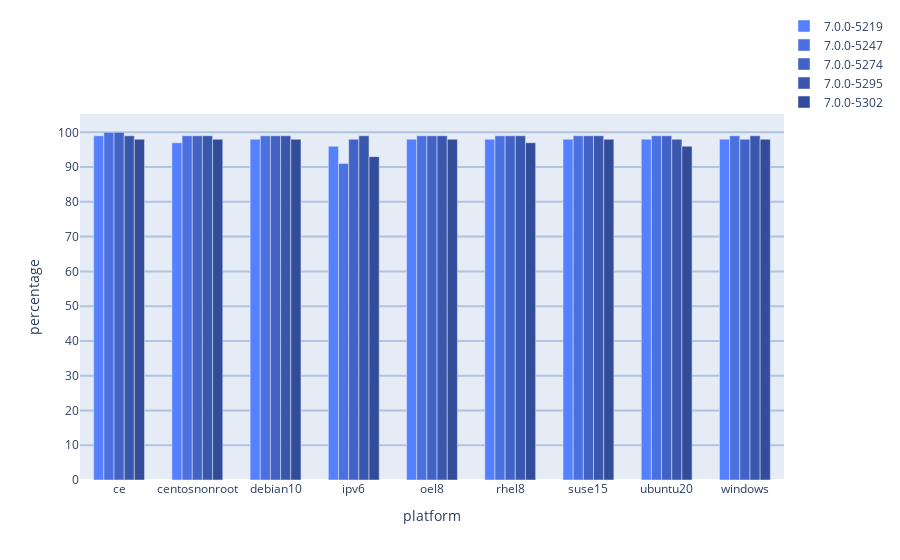

This figure's notebook cell:
### Code cell
query_last_weekly_build = f'SELECT raw `build` FROM server WHERE `build` <= $version AND `build` > "{release}" GROUP BY `build` HAVING sum(totalCount) > 10000 ORDER BY `build` DESC LIMIT { limit }'
query_pct = 'SELECT a.`build` as `build`, ROUND((SUM(CASE WHEN a.platform = "rhel8" THEN a.totalCount END)-SUM(CASE WHEN a.platform = "rhel8" THEN a.failCount END))/SUM(CASE WHEN a.platform = "rhel8" THEN a.totalCount END)*100,0) AS `rhel8`, ROUND((SUM(CASE WHEN a.platform = "centosnonroot" THEN a.totalCount END)-SUM(CASE WHEN a.platform = "centosnonroot" THEN a.failCount END))/SUM(CASE WHEN a.platform = "centosnonroot" THEN a.totalCount END)*100,0) AS `centosnonroot`, ROUND((SUM(CASE WHEN a.platform = "debian10" THEN a.totalCount END)-SUM(CASE WHEN a.platform = "debian10" THEN a.failCount END))/SUM(CASE WHEN a.platform = "debian10" THEN a.totalCount END)*100,0) AS `debian10`, ROUND((SUM(CASE WHEN a.platform = "ubuntu20" THEN a.totalCount END)-SUM(CASE WHEN a.platform = "ubuntu20" THEN a.failCount END))/SUM(CASE WHEN a.platform = "ubuntu20" THEN a.totalCount END)*100,0) AS `ubuntu20`, ROUND((SUM(CASE WHEN a.platform = "suse15" THEN a.totalCount END)-SUM(CASE WHEN a.platform = "suse15" THEN a.failCount END))/SUM(CASE WHEN a.platform = "suse15" THEN a.totalCount END)*100,0) AS `suse15`, ROUND((SUM(CASE WHEN a.platform = "oel8" THEN a.totalCount END)-SUM(CASE WHEN a.platform = "oel8" THEN a.failCount END))/SUM(CASE WHEN a.platform = "oel8" THEN a.totalCount END)*100,0) AS `oel8`, ROUND((SUM(CASE WHEN a.platform = "windows" THEN a.totalCount END)-SUM(CASE WHEN a.platform = "windows" THEN a.failCount END))/SUM(CASE WHEN a.platform = "windows" THEN a.totalCount END)*100,0) AS `windows`, ROUND((SUM(CASE WHEN a.platform = "ipv6" THEN a.totalCount END)-SUM(CASE WHEN a.platform = "ipv6" THEN a.failCount END))/SUM(CASE WHEN a.platform = "ipv6" THEN a.totalCount END)*100,0) AS `ipv6`, ROUND((SUM(CASE WHEN a.platform = "centos" THEN a.totalCount END)-SUM(CASE WHEN a.platform = "centos" THEN a.failCount END))/SUM(CASE WHEN a.platform = "centos" THEN a.totalCount END)*100,0) AS `ce` FROM ( SELECT `build`, name, totalCount, failCount, CASE WHEN name LIKE "centos-ipv6%" THEN "ipv6" ELSE SPLIT(name,"-")[0] END AS platform FROM server WHERE `build` in $version AND (name LIKE "%os_certify%" OR (name LIKE "centos-ipv6%" AND name NOT LIKE "centos-ipv6_sanity%"))) AS a GROUP BY `build` ORDER BY `build` ASC'
result1 = run_query(query=query_last_weekly_build, param={'$version': f'"{release}-{current_build}"'})
weekly_builds = result1['results']
result1 = run_query(query=query_pct, param={'$version': json.dumps(weekly_builds)})

color_var = 255
barGraph = []
for entry in result1['results']:
    build = entry.pop('build')
    entry = pd.json_normalize(entry)
    bar = f"go.Bar(name=str(build), x=entry.columns, y=entry.iloc[0], marker_color='rgb({color_var/3},{color_var/2},{color_var})')"
    barGraph.append(eval(bar))
    color_var = color_var * (1 - 0.6/limit)

groupedBarGraph = go.Figure(data=barGraph)
groupedBarGraph.update_layout(
    barmode='group',
    bargap=.35,
    legend=dict(y=1.28, x=1),
    height=600
)
groupedBarGraph.update_xaxes(title=dict(text="platform"))
groupedBarGraph.update_yaxes(title=dict(text="percentage"), tickvals=[0,10,20,30,40,50,60,70,80,90,100], gridcolor="lightsteelblue", gridwidth=2)

plotly.offline.iplot(groupedBarGraph, filename='jupyter-chart.html')

### Figure 1 — Plotly figure (JSON) as saved in the notebook; plotly's stock layout.template omitted (floating-point values rounded to 4 significant figures)
{"data": [{"marker": {"color": "rgb(85.0,127.5,255)"}, "name": "7.0.0-5219", "type": "bar", "x": ["ce", "centosnonroot", "debian10", "ipv6", "oel8", "rhel8", "suse15", "ubuntu20", "windows"], "y": [99, 97, 98, 96, 98, 98, 98, 98, 98]}, {"marker": {"color": "rgb(74.8,112.2,224.4)"}, "name": "7.0.0-5247", "type": "bar", "x": ["ce", "centosnonroot", "debian10", "ipv6", "oel8", "rhel8", "suse15", "ubuntu20", "windows"], "y": [100, 99, 99, 91, 99, 99, 99, 99, 99]}, {"marker": {"color": "rgb(65.824,98.736,197.472)"}, "name": "7.0.0-5274", "type": "bar", "x": ["ce", "centosnonroot", "debian10", "ipv6", "oel8", "rhel8", "suse15", "ubuntu20", "windows"], "y": [100, 99, 99, 98, 99, 99, 99, 99, 98]}, {"marker": {"color": "rgb(57.92512,86.88768,173.77536)"}, "name": "7.0.0-5295", "type": "bar", "x": ["ce", "centosnonroot", "debian10", "ipv6", "oel8", "rhel8", "suse15", "ubuntu20", "windows"], "y": [99, 99, 99, 99, 99, 99, 99, 98, 99]}, {"marker": {"color": "rgb(50.9741056,76.4611584,152.9223168)"}, "name": "7.0.0-5302", "type": "bar", "x": ["ce", "centosnonroot", "debian10", "ipv6", "oel8", "rhel8", "suse15", "ubuntu20", "windows"], "y": [98, 98, 98, 93, 98, 97, 98, 96, 98]}], "layout": {"autosize": true, "bargap": 0.35, "barmode": "group", "legend": {"x": 1, "y": 1.28}, "xaxis": {"autorange": true, "range": [-0.5, 8.5], "title": {"text": "platform"}, "type": "category"}, "yaxis": {"autorange": true, "gridcolor": "lightsteelblue", "gridwidth": 2, "range": [0, 105.3], "tickvals": [0, 10, 20, 30, 40, 50, 60, 70, 80, 90, 100], "title": {"text": "percentage"}, "type": "linear"}}}
